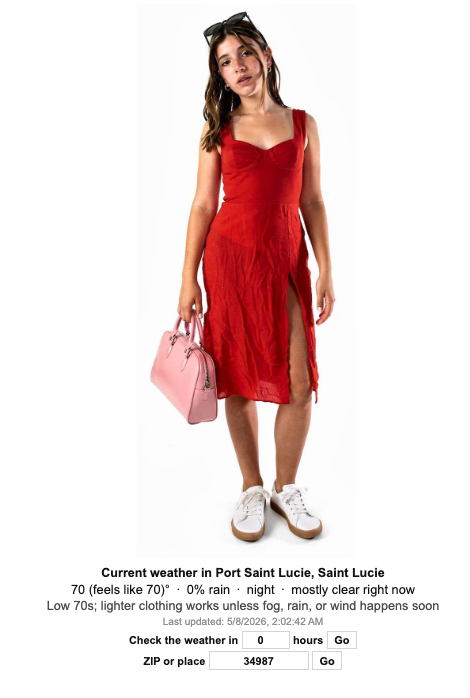
#> input picture app-screenshot-warm.png, 470 x 698 px, given as the content of the folder static/generated/flux2, which was not available
$ python normalize_flux_images.py
#> lines starting #> are read from the running program, lines starting #| are printed output that depends on the picture; pictures that were not available may be replaced by others from this repository, and a replacement may not be noted
"""Normalize generated FLUX outfit PNGs onto one portrait canvas for stable UI scale."""

from __future__ import annotations

from pathlib import Path

from PIL import Image, ImageChops

CANVAS_SIZE = (768, 1415)
TARGET_SUBJECT_HEIGHT = 1372
WHITE = (255, 255, 255)


def subject_bbox(image: Image.Image) -> tuple[int, int, int, int] | None:
    """Find the non-white subject bounds in a generated studio PNG."""
    diff = ImageChops.difference(image.convert("RGB"), Image.new("RGB", image.size, WHITE)).convert("L")
    return diff.point(lambda value: 255 if value > 12 else 0).getbbox()


def normalize_image(path: Path) -> bool:
    """Center one image with a consistent subject height and white portrait canvas."""
    image = Image.open(path).convert("RGB")
    bbox = subject_bbox(image)
#> in subject_bbox, `diff = ImageChops.difference(image.convert("RGB"), Image.new("RGB", im..`:
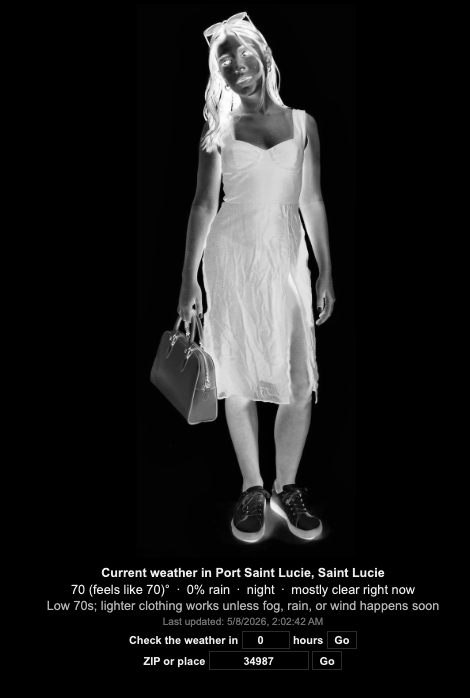
#> diff: PIL image 470x698 L; min 0, max 255, mean 29
#> bbox = (47, 11, 439, 670)
    if not bbox:
        return False

    subject_width = bbox[2] - bbox[0]
#> subject_width = 392
    subject_height = bbox[3] - bbox[1]
#> subject_height = 659
    scale = min(TARGET_SUBJECT_HEIGHT / subject_height, (CANVAS_SIZE[0] - 24) / subject_width)
#> scale = 1.9
    resized = image.resize((round(image.width * scale), round(image.height * scale)), Image.Resampling.LANCZOS)
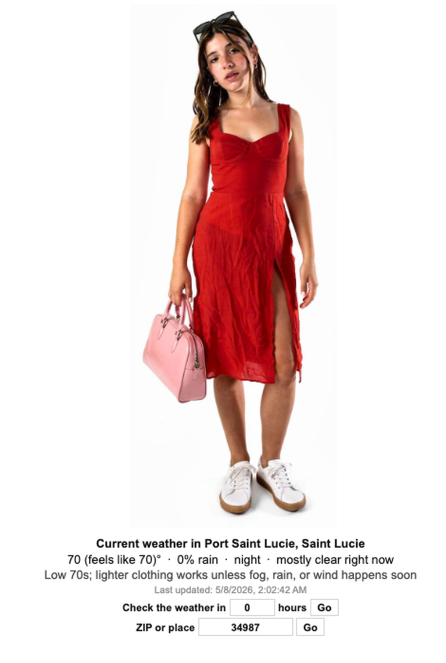
#> resized: PIL image 892x1325 RGB (shown at 1/2 size); mean R, G, B 237.4, 221.2, 220.1
    scaled_bbox = tuple(round(value * scale) for value in bbox)
#> scaled_bbox = (89, 21, 833, 1272)

    canvas = Image.new("RGB", CANVAS_SIZE, WHITE)
#> canvas: PIL image 768x1415 RGB; every value is 255
    paste_x = (CANVAS_SIZE[0] - (scaled_bbox[2] - scaled_bbox[0])) // 2 - scaled_bbox[0]
#> paste_x = -77
    paste_y = 18 - scaled_bbox[1]
#> paste_y = -3
    canvas.paste(resized, (paste_x, paste_y))
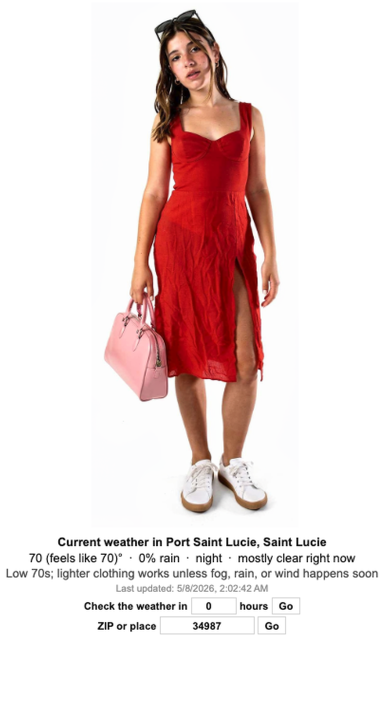
#> canvas: PIL image 768x1415 RGB (shown at 1/2 size); mean R, G, B 235.9, 218.3, 217
    canvas.save(path, optimize=True)
    return True


def main() -> None:
    """Normalize every generated outfit image in-place."""
    for path in sorted(Path("static/generated/flux2").glob("*.png")):
        if normalize_image(path):
            print(path)


if __name__ == "__main__":
    main()
